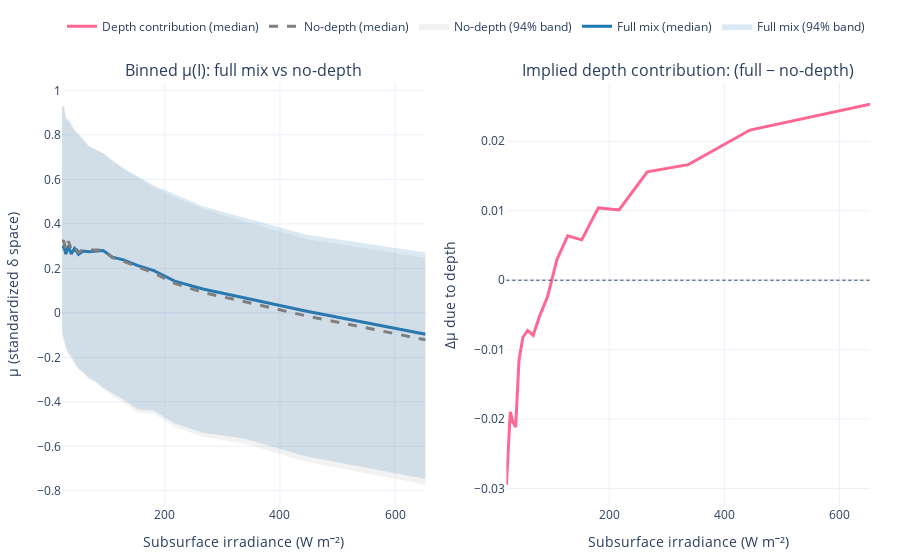

Write notebook code for a chart like this one.
### Code cell
# Difference (depth contribution under observed composition)
diff_z = med_f - med_z

# ---- plot ----
fig = make_subplots(
    rows=1, cols=2,
    subplot_titles=[
        "Binned μ(I): full mix vs no-depth",
        "Implied depth contribution: (full − no-depth)"
    ],
    horizontal_spacing=0.10
)

c_full = "#1f77b4"   # blue
c_not  = "#7f7f7f"   # gray

# left panel: ribbons + medians
ribbon(fig, x_bin, lo_f, hi_f, "Full mix", c_full, row=1, col=1, showlegend=True, opacity=0.16)
line(fig,   x_bin, med_f,       "Full mix (median)", c_full, row=1, col=1, dash="solid", showlegend=True,
     extra_hover="n_bin: %{customdata}")

ribbon(fig, x_bin, lo_z, hi_z, "No-depth", c_not, row=1, col=1, showlegend=True, opacity=0.10)
line(fig,   x_bin, med_z,       "No-depth (median)", c_not, row=1, col=1, dash="dash", showlegend=True,
     extra_hover="n_bin: %{customdata}")

# Attach n_bin via customdata to both lines (for hover)
fig.data[-3].customdata = nbin  # full line (median)
fig.data[-1].customdata = nbin  # no-depth line (median)

# right panel: diff line
fig.add_trace(
    go.Scatter(
        x=x_bin, y=diff_z, mode="lines",
        name="Depth contribution (median)",
        line=dict(width=3),
        hovertemplate="I: %{x:.3g}<br>Δμ_depth: %{y:.4g}<extra></extra>",
        showlegend=True
    ),
    row=1, col=2
)
# zero reference
fig.add_hline(y=0, line_width=1, line_dash="dot", row=1, col=2)

fig.update_layout(
    template="plotly_white",
    legend=dict(orientation="h", yanchor="bottom", y=1.10, xanchor="left", x=0),
    margin=dict(l=50, r=30, t=70, b=50),
)
fig.update_xaxes(title_text="Subsurface irradiance (W m⁻²)", row=1, col=1)
fig.update_xaxes(title_text="Subsurface irradiance (W m⁻²)", row=1, col=2)
fig.update_yaxes(title_text="μ (standardized δ space)", row=1, col=1)
fig.update_yaxes(title_text="Δμ due to depth", row=1, col=2)

fig.show()
save_plotly_html(fig, "mu_mix_depth")

### Figure 1 — Plotly figure (JSON) as saved in the notebook; plotly's stock layout.template omitted (floating-point values rounded to 4 significant figures)
{"data": [{"hoverinfo": "skip", "line": {"width": 0}, "mode": "lines", "showlegend": false, "type": "scatter", "x": [21.39, 24.53, 28.21, 32.53, 37.45, 43.32, 49.96, 58.27, 67.79, 79.11, 92.85, 109.1, 128.0, 152.3, 181.0, 217.1, 266.1, 337.4, 444.5, 653.1], "xaxis": "x", "y": [0.9266, 0.9261, 0.8744, 0.866, 0.8423, 0.8183, 0.8015, 0.7763, 0.7477, 0.7339, 0.7187, 0.6862, 0.6512, 0.6138, 0.5726, 0.5328, 0.4792, 0.428, 0.3525, 0.271], "yaxis": "y"}, {"fill": "tonexty", "fillcolor": "rgba(31, 119, 180, 0.16)", "hoverinfo": "skip", "line": {"width": 0}, "mode": "lines", "name": "Full mix (94% band)", "showlegend": true, "type": "scatter", "x": [21.39, 24.53, 28.21, 32.53, 37.45, 43.32, 49.96, 58.27, 67.79, 79.11, 92.85, 109.1, 128.0, 152.3, 181.0, 217.1, 266.1, 337.4, 444.5, 653.1], "xaxis": "x", "y": [-0.09567, -0.1334, -0.1619, -0.1874, -0.2006, -0.2302, -0.2504, -0.269, -0.2924, -0.3077, -0.3359, -0.3612, -0.3889, -0.4332, -0.4397, -0.498, -0.5387, -0.5653, -0.6444, -0.747], "yaxis": "y"}, {"hovertemplate": "I: %{x:.3g}<br>μ: %{y:.4g}<br>n_bin: %{customdata}<extra></extra>", "line": {"color": "#1f77b4", "dash": "solid", "width": 3}, "mode": "lines", "name": "Full mix (median)", "showlegend": true, "type": "scatter", "x": [21.39, 24.53, 28.21, 32.53, 37.45, 43.32, 49.96, 58.27, 67.79, 79.11, 92.85, 109.1, 128.0, 152.3, 181.0, 217.1, 266.1, 337.4, 444.5, 653.1], "xaxis": "x", "y": [0.2948, 0.2972, 0.2642, 0.3016, 0.2649, 0.2891, 0.2629, 0.2781, 0.2746, 0.278, 0.2799, 0.2504, 0.2379, 0.2133, 0.1896, 0.1421, 0.1071, 0.06748, 0.008477, -0.09601], "yaxis": "y"}, {"customdata": [2535, 2535, 2535, 2534, 2535, 2535, 2534, 2535, 2535, 2535, 2534, 2535, 2535, 2534, 2535, 2535, 2534, 2535, 2535, 2535], "hoverinfo": "skip", "line": {"width": 0}, "mode": "lines", "showlegend": false, "type": "scatter", "x": [21.39, 24.53, 28.21, 32.53, 37.45, 43.32, 49.96, 58.27, 67.79, 79.11, 92.85, 109.1, 128.0, 152.3, 181.0, 217.1, 266.1, 337.4, 444.5, 653.1], "xaxis": "x", "y": [0.9251, 0.938, 0.8739, 0.875, 0.855, 0.8286, 0.8073, 0.7818, 0.7542, 0.7367, 0.7158, 0.6811, 0.6468, 0.6087, 0.5641, 0.5193, 0.468, 0.412, 0.3334, 0.2467], "yaxis": "y"}, {"fill": "tonexty", "fillcolor": "rgba(127, 127, 127, 0.1)", "hoverinfo": "skip", "line": {"width": 0}, "mode": "lines", "name": "No-depth (94% band)", "showlegend": true, "type": "scatter", "x": [21.39, 24.53, 28.21, 32.53, 37.45, 43.32, 49.96, 58.27, 67.79, 79.11, 92.85, 109.1, 128.0, 152.3, 181.0, 217.1, 266.1, 337.4, 444.5, 653.1], "xaxis": "x", "y": [-0.07955, -0.1118, -0.1465, -0.1747, -0.1916, -0.2227, -0.2533, -0.2661, -0.2958, -0.3105, -0.345, -0.3742, -0.4028, -0.4464, -0.4542, -0.5149, -0.5574, -0.587, -0.6695, -0.7733], "yaxis": "y"}, {"customdata": [2535, 2535, 2535, 2534, 2535, 2535, 2534, 2535, 2535, 2535, 2534, 2535, 2535, 2534, 2535, 2535, 2534, 2535, 2535, 2535], "hovertemplate": "I: %{x:.3g}<br>μ: %{y:.4g}<br>n_bin: %{customdata}<extra></extra>", "line": {"color": "#7f7f7f", "dash": "dash", "width": 3}, "mode": "lines", "name": "No-depth (median)", "showlegend": true, "type": "scatter", "x": [21.39, 24.53, 28.21, 32.53, 37.45, 43.32, 49.96, 58.27, 67.79, 79.11, 92.85, 109.1, 128.0, 152.3, 181.0, 217.1, 266.1, 337.4, 444.5, 653.1], "xaxis": "x", "y": [0.3243, 0.3216, 0.2831, 0.322, 0.2861, 0.3006, 0.2712, 0.2854, 0.2826, 0.2831, 0.2823, 0.2474, 0.2315, 0.2075, 0.1792, 0.132, 0.09147, 0.05084, -0.01314, -0.1214], "yaxis": "y"}, {"hovertemplate": "I: %{x:.3g}<br>Δμ_depth: %{y:.4g}<extra></extra>", "line": {"width": 3}, "mode": "lines", "name": "Depth contribution (median)", "showlegend": true, "type": "scatter", "x": [21.39, 24.53, 28.21, 32.53, 37.45, 43.32, 49.96, 58.27, 67.79, 79.11, 92.85, 109.1, 128.0, 152.3, 181.0, 217.1, 266.1, 337.4, 444.5, 653.1], "xaxis": "x2", "y": [-0.02946, -0.02437, -0.01894, -0.02039, -0.02115, -0.01149, -0.008247, -0.007243, -0.007957, -0.005161, -0.002391, 0.002957, 0.006401, 0.005814, 0.01041, 0.01011, 0.0156, 0.01664, 0.02162, 0.02535], "yaxis": "y2"}], "layout": {"annotations": [{"font": {"size": 16}, "showarrow": false, "text": "Binned μ(I): full mix vs no-depth", "x": 0.225, "xanchor": "center", "xref": "paper", "y": 1, "yanchor": "bottom", "yref": "paper"}, {"font": {"size": 16}, "showarrow": false, "text": "Implied depth contribution: (full − no-depth)", "x": 0.775, "xanchor": "center", "xref": "paper", "y": 1, "yanchor": "bottom", "yref": "paper"}], "legend": {"orientation": "h", "x": 0, "xanchor": "left", "y": 1.1, "yanchor": "bottom"}, "margin": {"b": 50, "l": 50, "r": 30, "t": 70}, "shapes": [{"line": {"dash": "dot", "width": 1}, "type": "line", "x0": 0, "x1": 1, "xref": "x2 domain", "y0": 0, "y1": 0, "yref": "y2"}], "xaxis": {"anchor": "y", "domain": [0, 0.45], "title": {"text": "Subsurface irradiance (W m⁻²)"}}, "xaxis2": {"anchor": "y2", "domain": [0.55, 1], "title": {"text": "Subsurface irradiance (W m⁻²)"}}, "yaxis": {"anchor": "x", "domain": [0, 1], "title": {"text": "μ (standardized δ space)"}}, "yaxis2": {"anchor": "x2", "domain": [0, 1], "title": {"text": "Δμ due to depth"}}}}
